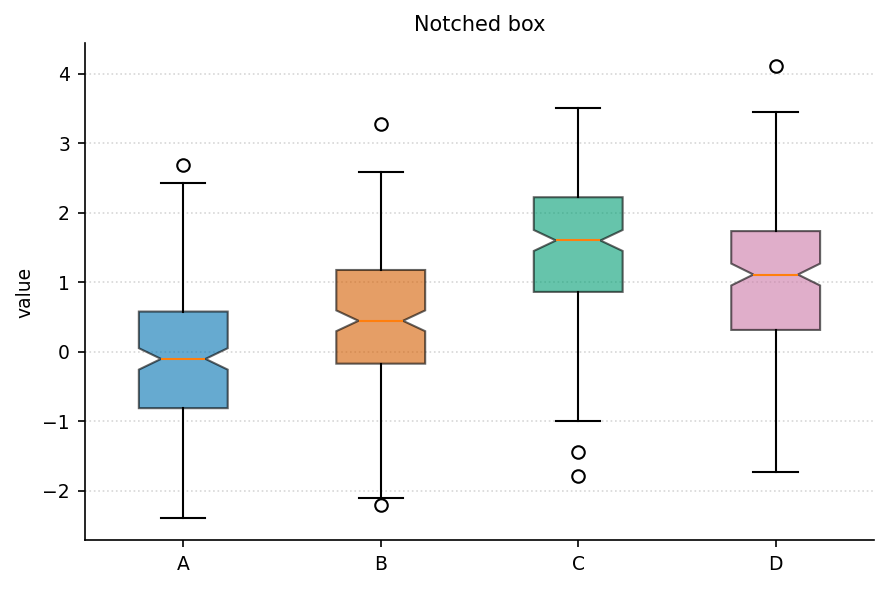

This chart was generated by the following Python code:
"""box_notched: 带凹槽的箱线图（凹槽不重叠 ≈ 中位数显著差异）."""
import sys, os; sys.path.insert(0, os.path.join(os.path.dirname(os.path.abspath(__file__)), '..', '..', '_utils', 'python'))
import numpy as np
import matplotlib.pyplot as plt
from theme import apply_theme
from palette import cycle

def make_figure(arrays=None, labels=None, title='Notched box'):
    apply_theme()
    if arrays is None:
        rng = np.random.default_rng(5)
        arrays = [rng.normal(loc, 1, 200) for loc in [0, 0.5, 1.5, 1]]
        labels = list('ABCD')
    fig, ax = plt.subplots()
    bp = ax.boxplot(arrays, tick_labels=labels, patch_artist=True, notch=True)
    for i, patch in enumerate(bp['boxes']):
        patch.set_facecolor(cycle(i)); patch.set_alpha(0.6)
    ax.set_ylabel('value'); ax.set_title(title)
    ax.grid(True, axis='y', linestyle=':', alpha=0.5)
    fig.tight_layout()
    return fig

if __name__ == '__main__':
    fig = make_figure()
    fig.savefig(__file__.replace('.py', '.png'), dpi=150)
